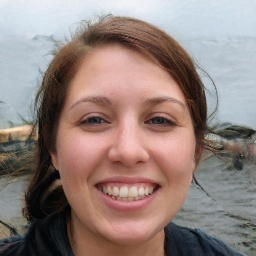
#> input picture dataset/Fake/0GA5EWP3KD.jpg, 256 x 256 px; its folder holds 4 pictures in this run
$ python apply_transforms.py
#> lines starting #> are read from the running program, lines starting #| are printed output that depends on the picture
import os, glob, cv2
import numpy as np

SRC_DIR = "dataset/Fake"
OUT_DIR = "transformed_images"

def perspective_transform(img):
    h, w = img.shape[:2]
    src_pts = np.float32([[0,0],[w,0],[0,h],[w,h]])
    dst_pts = np.float32([[0,0],[w*0.8,50],[50,h*0.9],[w*0.9,h*0.95]])
    M = cv2.getPerspectiveTransform(src_pts, dst_pts)
    warped = cv2.warpPerspective(img, M, (w,h))
    return warped

if __name__=="__main__":
    if not os.path.exists(OUT_DIR):
        os.mkdir(OUT_DIR)
    for f in glob.glob(os.path.join(SRC_DIR,"*.*")):
        img = cv2.imread(f)
#> img is the input picture: shape (256, 256, 3); mean B, G, R 125.4, 130.5, 147.8
        if img is None:
            continue
        out = perspective_transform(img)
#> in perspective_transform, `warped = cv2.warpPerspective(img, M, (w,h))`:
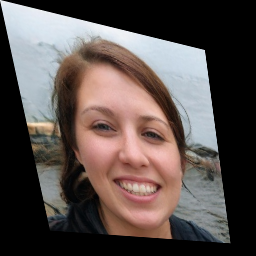
#> warped: shape (256, 256, 3); mean B, G, R 77.1, 80.1, 90.3
        base = os.path.basename(f)
        cv2.imwrite(os.path.join(OUT_DIR, base), out)
#> pass 2 of the loop `for f in glob.glob(os.path.join(SRC_DIR,"*.*")):`:
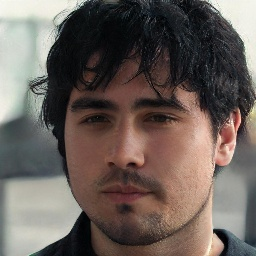
#> input picture dataset/Fake/0OUQ0P4P8R.jpg, 256 x 256 px
#> img is the input picture: shape (256, 256, 3); mean B, G, R 90.5, 96.1, 106.5
#> in perspective_transform (call 2), `warped = cv2.warpPerspective(img, M, (w,h))`:
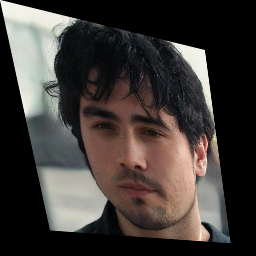
#> warped: shape (256, 256, 3); mean B, G, R 55.7, 59, 64.4
#> pass 3 of the loop `for f in glob.glob(os.path.join(SRC_DIR,"*.*")):`:
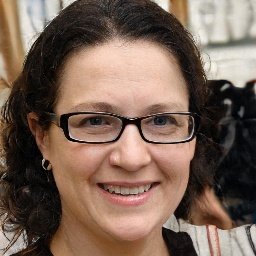
#> input picture dataset/Fake/0STBWHMA0U.jpg, 256 x 256 px
#> img is the input picture: shape (256, 256, 3); mean B, G, R 85.9, 99.4, 121.8
#> in perspective_transform (call 3), `warped = cv2.warpPerspective(img, M, (w,h))`:
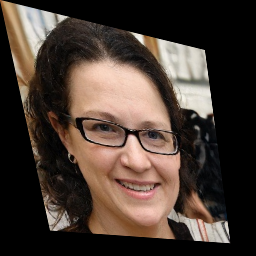
#> warped: shape (256, 256, 3); mean B, G, R 51.4, 59.8, 73.4
#> the loop made 4 passes; the first 3 are shown
    print("Applied perspective transform to images.")
